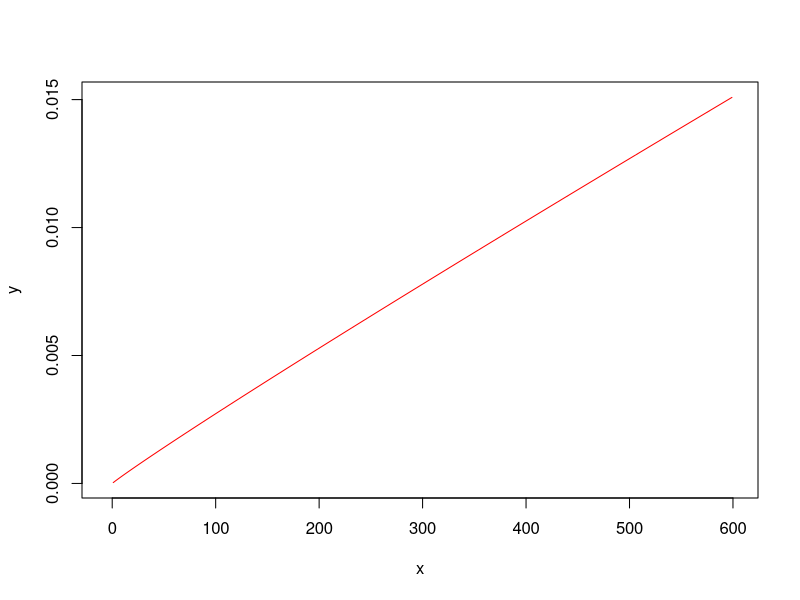
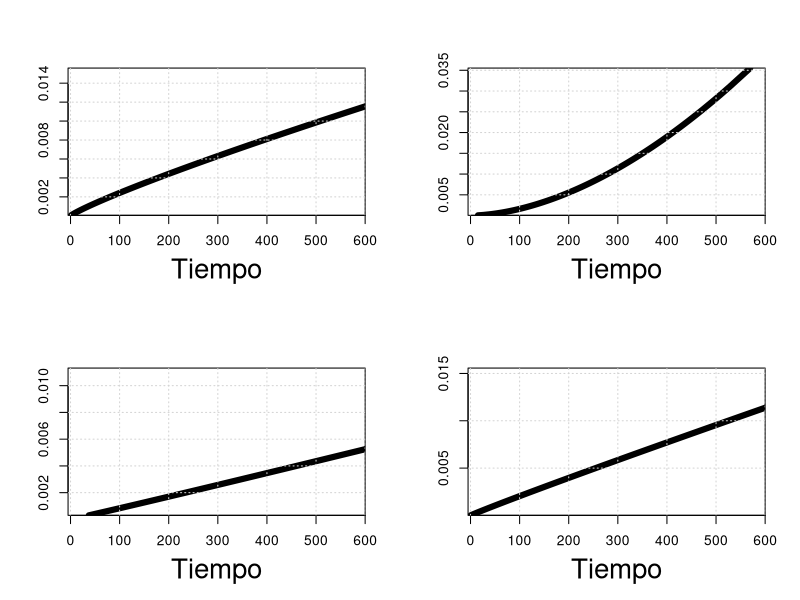

Recreate these plots in R, in order. (Note: this script raises an error after producing the figures.)

#####################################
#Considerar la funcion de riesgo
#####################################
hazard=function(eta,beta,x)
{
  beta/eta*(x/eta)^(beta-1)  
}

a=log(0.05)/log(0.95)
beta=log(a)/log(8)
w=(-log(0.95))^(1/beta)
eta=60/w

beta
eta

x=seq(-5,600,2)
y=dweibull(x,shape=0.5,scale=eta)
qweibull(0.05,shape=beta,scale=eta)
qweibull(0.95,shape=beta,scale=eta)
y=hazard(eta,beta,x)
plot(x,y,xlim=c(-5,600),type="l",col="red")

par(mfrow=c(2,2))
etas<-c()
betas<-c()
for (i in 1:4)
{
  a1=25
  a2=10
  b1=beta/a1
  b2=eta/a2  
  beta1=rgamma(1,shape=a1,scale=b1)
  #betas[i]=beta1
  eta1=rgamma(1,shape=a2,scale=b2)
  #etas[i]=eta1
  y=sort(rweibull(1000, shape=beta1, scale=eta1))
  riesgo=hazard(eta1,beta1,y)
  plot(y,riesgo,xlim=c(-5,600),type="l",yaxs="i", xaxs="i",
       main="",xlab="Tiempo",ylab="",
       cex.lab=2,cex.main=2,lwd=6)
  grid()
}




x9=y
y9=riesgo
par(mfrow=c(2,2))
plot(x6,y6,xlim=c(-5,600),type="l",col="blue",xlab="T",ylab="Riesgo")
plot(x7,y7,xlim=c(-5,600),type="l",col="blue",xlab="T",ylab="Riesgo")
plot(x8,y8,xlim=c(-5,600),type="l",col="blue",xlab="T",ylab="Riesgo")
plot(x9,y9,xlim=c(-5,600),type="l",col="blue",xlab="T",ylab="Riesgo")


betas
etas
a=18
a2=12
c(a1,b1,a2,b2)


y=sort(rweibull(500, shape=5, scale=5))
riesgo=hazard(4,3,y)
plot(y,riesgo,xlim=c(-5,50),type="l",col=i)

#########################################
etas
betas

#########################################
a1=10
a2=10
b1=0.19
b2=2.28


a1=15
a2=10
